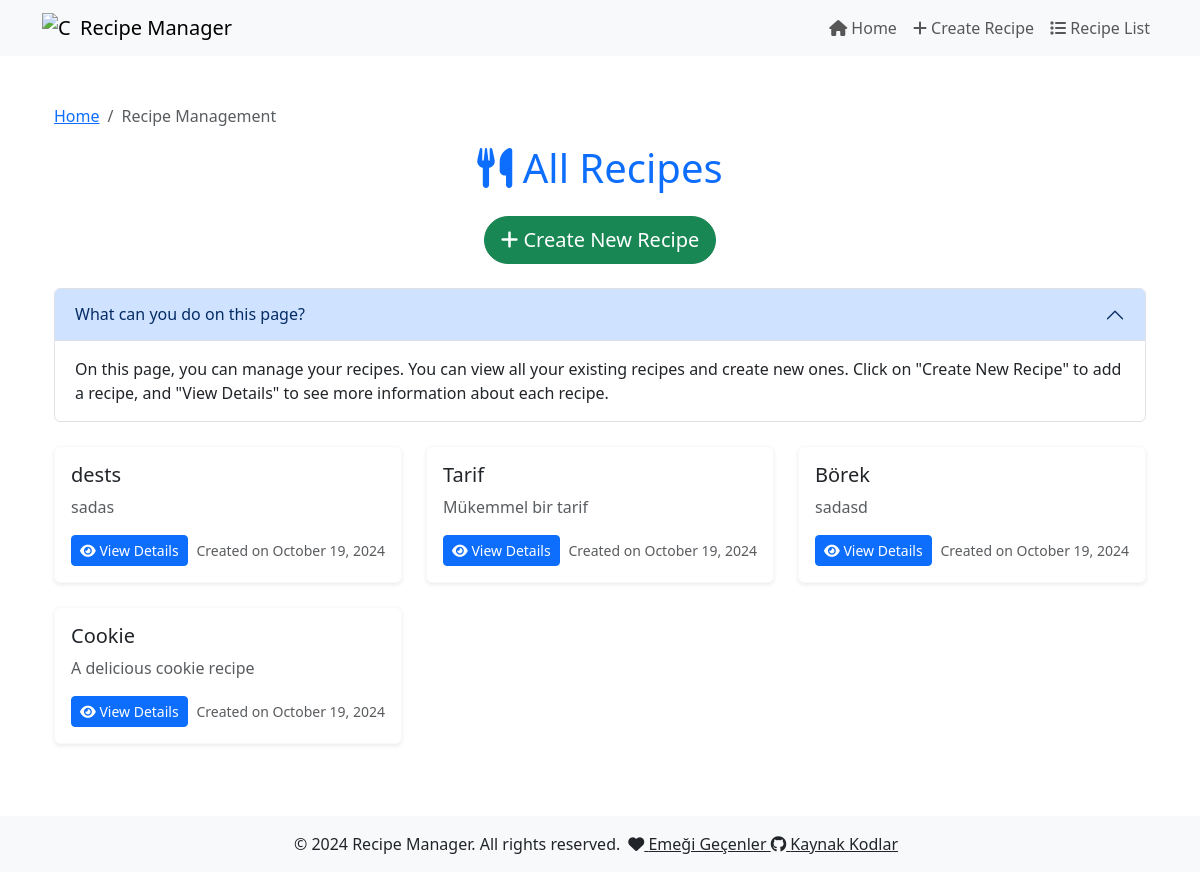
/, run on an earlier commit of the app's database.
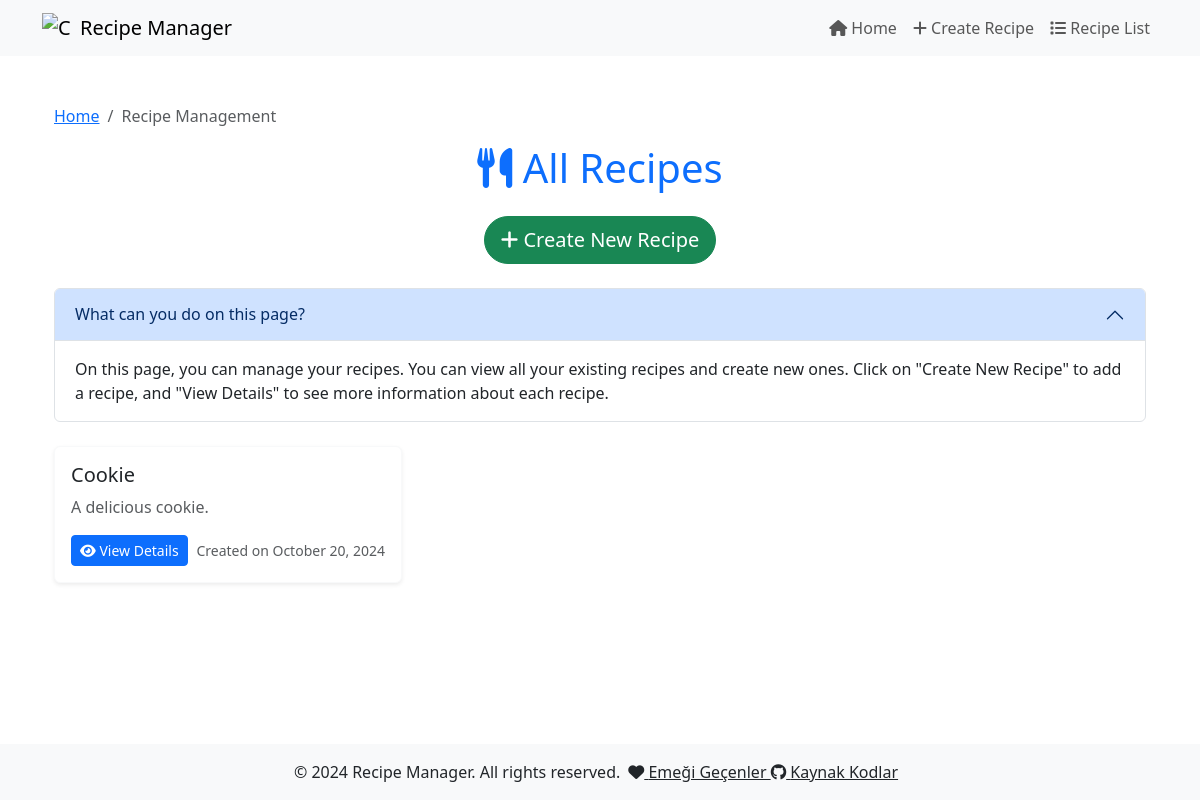
And on a later commit of the database.
### recipe_optimizer/models.py (models this page shows, shortened)
class Recipe(models.Model):
    name = models.CharField(max_length=200)
    description = models.TextField()
    created_at = models.DateTimeField(auto_now_add=True)

### recipe_optimizer/views.py (the view)
# urls.py: path('', views.index, name='index'),
def index(request):
    recipes = Recipe.objects.all().order_by('-created_at')
    return render(request, "index.html", {'recipes': recipes})

### templates/index.html (shortened to what this page needs)
{% extends 'base.html' %}
{% block content %}
<div class="container mt-5">
    <nav aria-label="breadcrumb">
        <ol class="breadcrumb">
            <li class="breadcrumb-item"><a href="{% url 'index' %}">Home</a></li>
            <li class="breadcrumb-item active" aria-current="page">Recipe Management</li>
        </ol>
    </nav>
    <h1 class="text-center mb-4 text-primary"><i class="fas fa-utensils"></i> All Recipes</h1>
    <div class="text-center mb-4">
        <a href="{% url 'create_recipe' %}" class="btn btn-success btn-lg" style="border-radius: 25px;">
            <i class="fas fa-plus"></i> Create New Recipe
        </a>
    </div>
    <div class="accordion mb-4" id="helpAccordion">
        <div class="accordion-item">
            <h2 class="accordion-header" id="headingOne">
                <button class="accordion-button" type="button" data-bs-toggle="collapse" data-bs-target="#collapseOne" aria-expanded="true" aria-controls="collapseOne">
                    What can you do on this page?
                </button>
            </h2>
            <div id="collapseOne" class="accordion-collapse collapse show" aria-labelledby="headingOne" data-bs-parent="#helpAccordion">
                <div class="accordion-body">
                    On this page, you can manage your recipes. You can view all your existing recipes and create new ones. Click on "Create New Recipe" to add a recipe, and "View Details" to see more information about each recipe.
                </div>
            </div>
        </div>
    </div>
    <div class="row">
        {% for recipe in recipes %}
        <div class="col-md-4 mb-4">
            <div class="card shadow-sm border-light rounded">
                <div class="card-body">
                    <h5 class="card-title">{{ recipe.name }}</h5>
                    <p class="card-text text-muted">{{ recipe.description|truncatewords:15 }}</p>
                    <div class="d-flex justify-content-between align-items-center">
                        <a href="{% url 'optimize' recipe.id %}" class="btn btn-primary btn-sm">
                            <i class="fas fa-eye"></i> View Details
                        </a>
                        <small class="text-muted">Created on {{ recipe.created_at|date:"F j, Y" }}</small>
                    </div>
                </div>
            </div>
        </div>
        {% empty %}
        <div class="col-12">
            <p class="text-center">No recipes found.</p>
        </div>
        {% endfor %}
    </div>
</div>
{% endblock %}

What changed in the data, as far as the page shows it:
removed Recipe: name "dests", description "sadas", created_at "October 19, 2024"
removed Recipe: name "Tarif", description "Mükemmel bir tarif", created_at "October 19, 2024"
removed Recipe: name "Börek", description "sadasd", created_at "October 19, 2024"
changed Recipe "Cookie": description "A delicious cookie recipe" → "A delicious cookie."; created_at "October 19, 2024" → "October 20, 2024"
